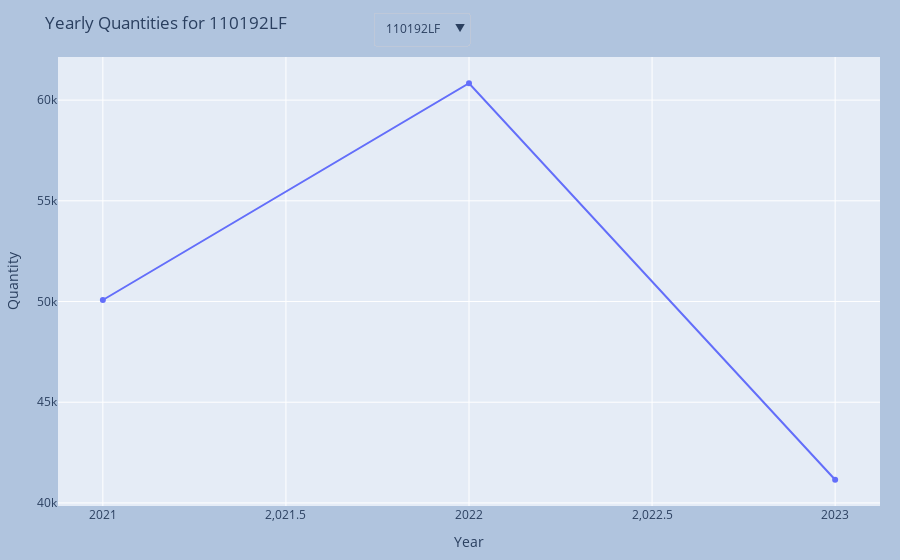

Here is the notebook cell this chart was saved with:
### Code cell
import plotly.graph_objects as go

pivot_table_data = {
    '110192LF': [50076.0, 60840.0, 41148.0],
    '117413LF': [0.0, 44880.0, 14111.0],
    '117415LF': [0.0, 37536.0, 37536.0],
    'F14200': [19800.0, 16200.0, 18000.0],
    'M28099': [30024.0, 83328.0, 8064.0],
    'M28101': [33320.0, 73306.0, 1512.0],
    'P2004620': [33080.0, 32640.0, 40072.0],
    'P58496': [18942.0, 15414.0, 12016.0],
    'P64150': [25000.0, 45000.0, 0.0],
    'P70877': [23520.0, 41160.0, 16800.0],
    'P70962': [28980.0, 36960.0, 18060.0],
    'P77109': [27440.0, 41760.0, 21280.0],
    'P77115': [42044.0, 38364.0, 36524.0],
    'P77119': [33360.0, 46195.0, 21072.0],
    'P77139': [14158.0, 16512.0, 17640.0]
}
years = [2021, 2022, 2023]

fig = go.Figure()

for item, data in pivot_table_data.items():
    fig.add_trace(
        go.Scatter(
            x=years,
            y=data,
            mode='lines+markers',
            name=item,
            visible=False  
        )
    )

fig.data[0].visible = True

buttons = []
for i, item in enumerate(pivot_table_data.keys()):
    button = dict(
        method='update',
        args=[{'visible': [False] * len(pivot_table_data)},
              {'title': f'Yearly Quantities for {item}'}],
        label=item
    )
    button['args'][0]['visible'][i] = True  
    buttons.append(button)

fig.update_layout(
    updatemenus=[{
        'type': "dropdown",
        'direction': 'down',
        'x': 0.5,
        'y': 1.1,
        'showactive': True,
        'active': 0,
        'buttons': buttons
    }],
    title='Yearly Quantities for ' + list(pivot_table_data.keys())[0],
    xaxis_title='Year',
    yaxis_title='Quantity',
    margin=dict(l=20, r=20, t=40, b=20),
    paper_bgcolor="LightSteelBlue"
)

fig.show()

### Figure 1 — Plotly figure (JSON) as saved in the notebook; plotly's stock layout.template omitted (floating-point values rounded to 4 significant figures)
{"data": [{"mode": "lines+markers", "name": "110192LF", "type": "scatter", "visible": true, "x": [2021, 2022, 2023], "y": [50076, 60840, 41148]}, {"mode": "lines+markers", "name": "117413LF", "type": "scatter", "visible": false, "x": [2021, 2022, 2023], "y": [0, 44880, 14111]}, {"mode": "lines+markers", "name": "117415LF", "type": "scatter", "visible": false, "x": [2021, 2022, 2023], "y": [0, 37536, 37536]}, {"mode": "lines+markers", "name": "F14200", "type": "scatter", "visible": false, "x": [2021, 2022, 2023], "y": [19800, 16200, 18000]}, {"mode": "lines+markers", "name": "M28099", "type": "scatter", "visible": false, "x": [2021, 2022, 2023], "y": [30024, 83328, 8064]}, {"mode": "lines+markers", "name": "M28101", "type": "scatter", "visible": false, "x": [2021, 2022, 2023], "y": [33320, 73306, 1512]}, {"mode": "lines+markers", "name": "P2004620", "type": "scatter", "visible": false, "x": [2021, 2022, 2023], "y": [33080, 32640, 40072]}, {"mode": "lines+markers", "name": "P58496", "type": "scatter", "visible": false, "x": [2021, 2022, 2023], "y": [18942, 15414, 12016]}, {"mode": "lines+markers", "name": "P64150", "type": "scatter", "visible": false, "x": [2021, 2022, 2023], "y": [25000, 45000, 0]}, {"mode": "lines+markers", "name": "P70877", "type": "scatter", "visible": false, "x": [2021, 2022, 2023], "y": [23520, 41160, 16800]}, {"mode": "lines+markers", "name": "P70962", "type": "scatter", "visible": false, "x": [2021, 2022, 2023], "y": [28980, 36960, 18060]}, {"mode": "lines+markers", "name": "P77109", "type": "scatter", "visible": false, "x": [2021, 2022, 2023], "y": [27440, 41760, 21280]}, {"mode": "lines+markers", "name": "P77115", "type": "scatter", "visible": false, "x": [2021, 2022, 2023], "y": [42044, 38364, 36524]}, {"mode": "lines+markers", "name": "P77119", "type": "scatter", "visible": false, "x": [2021, 2022, 2023], "y": [33360, 46195, 21072]}, {"mode": "lines+markers", "name": "P77139", "type": "scatter", "visible": false, "x": [2021, 2022, 2023], "y": [14158, 16512, 17640]}], "layout": {"margin": {"b": 20, "l": 20, "r": 20, "t": 40}, "paper_bgcolor": "LightSteelBlue", "title": {"text": "Yearly Quantities for 110192LF"}, "updatemenus": [{"active": 0, "buttons": [{"args": [{"visible": [true, false, false, false, false, false, false, false, false, false, false, false, false, false, false]}, {"title": "Yearly Quantities for 110192LF"}], "label": "110192LF", "method": "update"}, {"args": [{"visible": [false, true, false, false, false, false, false, false, false, false, false, false, false, false, false]}, {"title": "Yearly Quantities for 117413LF"}], "label": "117413LF", "method": "update"}, {"args": [{"visible": [false, false, true, false, false, false, false, false, false, false, false, false, false, false, false]}, {"title": "Yearly Quantities for 117415LF"}], "label": "117415LF", "method": "update"}, {"args": [{"visible": [false, false, false, true, false, false, false, false, false, false, false, false, false, false, false]}, {"title": "Yearly Quantities for F14200"}], "label": "F14200", "method": "update"}, {"args": [{"visible": [false, false, false, false, true, false, false, false, false, false, false, false, false, false, false]}, {"title": "Yearly Quantities for M28099"}], "label": "M28099", "method": "update"}, {"args": [{"visible": [false, false, false, false, false, true, false, false, false, false, false, false, false, false, false]}, {"title": "Yearly Quantities for M28101"}], "label": "M28101", "method": "update"}, {"args": [{"visible": [false, false, false, false, false, false, true, false, false, false, false, false, false, false, false]}, {"title": "Yearly Quantities for P2004620"}], "label": "P2004620", "method": "update"}, {"args": [{"visible": [false, false, false, false, false, false, false, true, false, false, false, false, false, false, false]}, {"title": "Yearly Quantities for P58496"}], "label": "P58496", "method": "update"}, {"args": [{"visible": [false, false, false, false, false, false, false, false, true, false, false, false, false, false, false]}, {"title": "Yearly Quantities for P64150"}], "label": "P64150", "method": "update"}, {"args": [{"visible": [false, false, false, false, false, false, false, false, false, true, false, false, false, false, false]}, {"title": "Yearly Quantities for P70877"}], "label": "P70877", "method": "update"}, {"args": [{"visible": [false, false, false, false, false, false, false, false, false, false, true, false, false, false, false]}, {"title": "Yearly Quantities for P70962"}], "label": "P70962", "method": "update"}, {"args": [{"visible": [false, false, false, false, false, false, false, false, false, false, false, true, false, false, false]}, {"title": "Yearly Quantities for P77109"}], "label": "P77109", "method": "update"}, {"args": [{"visible": [false, false, false, false, false, false, false, false, false, false, false, false, true, false, false]}, {"title": "Yearly Quantities for P77115"}], "label": "P77115", "method": "update"}, {"args": [{"visible": [false, false, false, false, false, false, false, false, false, false, false, false, false, true, false]}, {"title": "Yearly Quantities for P77119"}], "label": "P77119", "method": "update"}, {"args": [{"visible": [false, false, false, false, false, false, false, false, false, false, false, false, false, false, true]}, {"title": "Yearly Quantities for P77139"}], "label": "P77139", "method": "update"}], "direction": "down", "showactive": true, "type": "dropdown", "x": 0.5, "y": 1.1}], "xaxis": {"title": {"text": "Year"}}, "yaxis": {"title": {"text": "Quantity"}}}}
